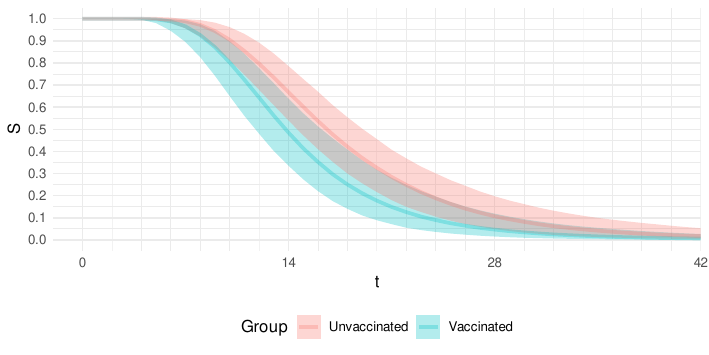

This figure's R source:
library(dplyr)
library(ggplot2)
library(patchwork)
library(purrr)
library(tidybayes)
library(tidyr)
source(here::here("utils.R"))

posterior_draws = readRDS(here::here("ATACCC-distributions/posterior_samples.rds"))
posterior_draws2 = readRDS(here::here("ATACCC-distributions/posterior_samples2.rds"))

# posterior_draws |>
#     group_by(.draw) |>
#     arrange(time, .by_group = TRUE) |>
#     summarise(median = time[min(which(F >= 0.5))]) |>
#     median_qi()

# posterior_draws2 |>
#     group_by(.draw) |>
#     arrange(time, .by_group = TRUE) |>
#     summarise(median = time[min(which(F >= 0.5))]) |>
#     median_qi()

p_durations = bind_rows(
    posterior_draws |>
        mutate(Group = "Unvaccinated"),
    posterior_draws2 |>
        mutate(Group = "Vaccinated")
) |>
    ggplot() +
    stat_lineribbon(
        aes(time, S, fill = Group, colour = Group),
        alpha = 0.3,
        .width = 0.95
    ) +
    theme_survival_time_series () +
    coord_cartesian(xlim = c(0, 40))
ggsave(
    filename = here::here("ATACCC/duration.png"),
    plot = p_durations,
    width = 15,
    height = 9,
    units = "cm",
    dpi = 300
)
